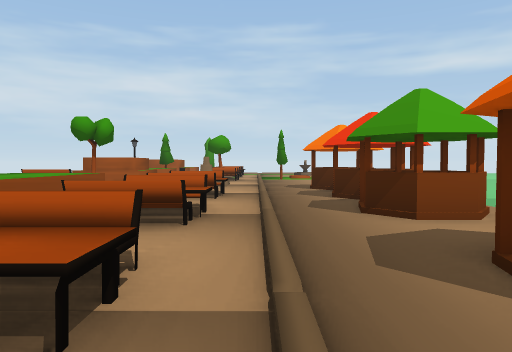
[1] (above)

24 first-person views from a walk through a 3-D level made in the Unity game engine. The camera is 1.3 m above the floor, tilts 2° down and sees 70° across. The floor is counted in squares, 2.37 m on a side. Each view is taken from the middle of a square. On the plan, view 1 faces up. The plan holds only what a view shows up to about 10 squares ahead; the rest is blank. The place goes on beyond the plan. The player is left out. Some animated figures are left out. Some surface patterns are stand-ins.

[2]
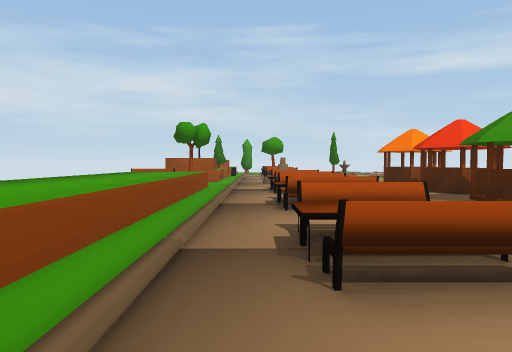

[3]
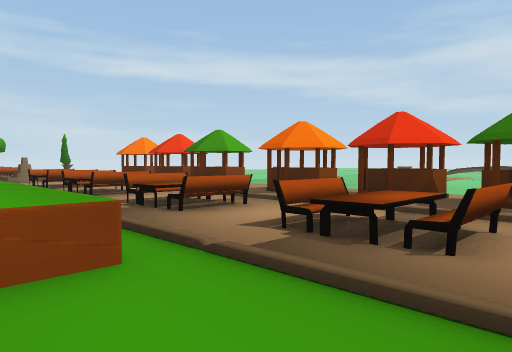

[4]
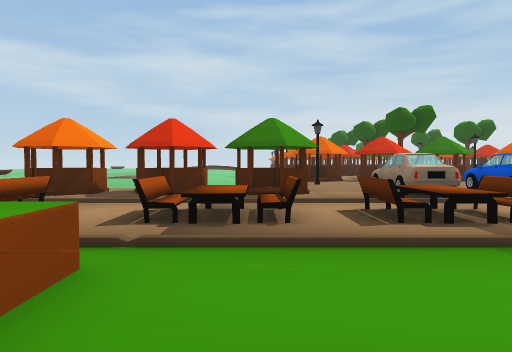

[5]
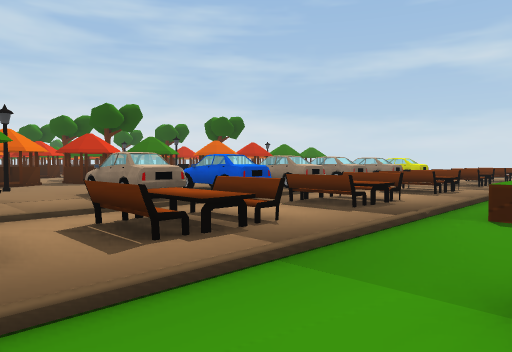

[6]
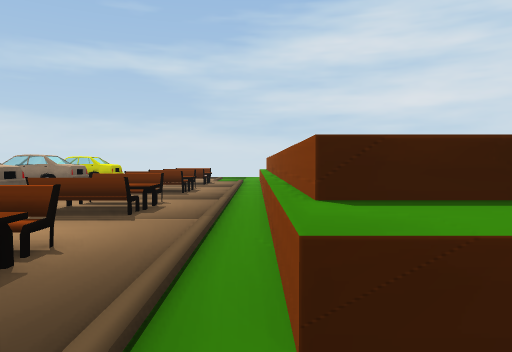

[7]
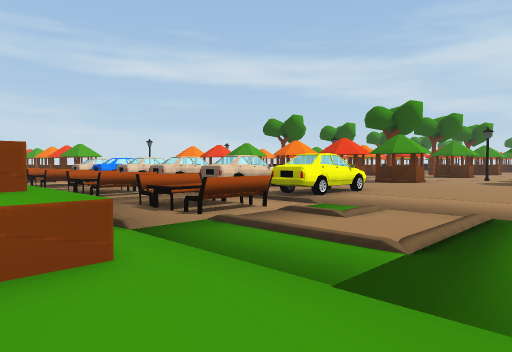

[8]
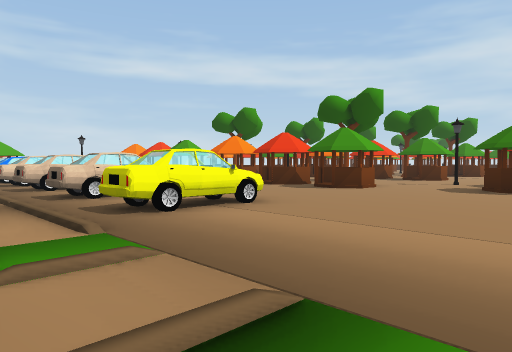

[9]
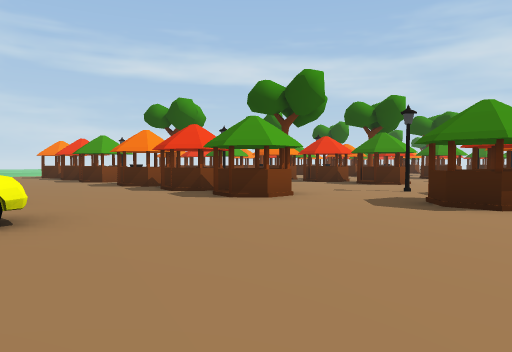

[10]
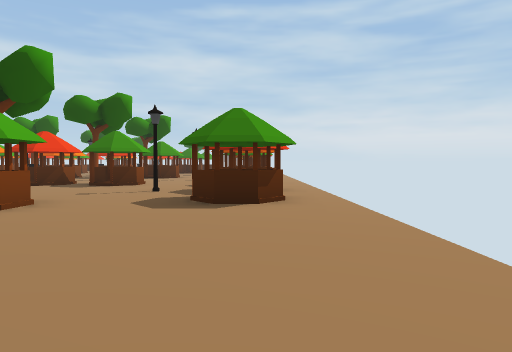

[11]
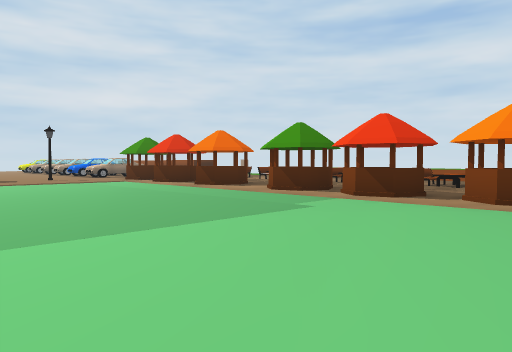

[12]
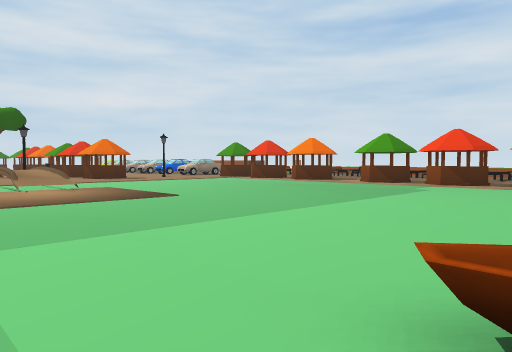

[13]
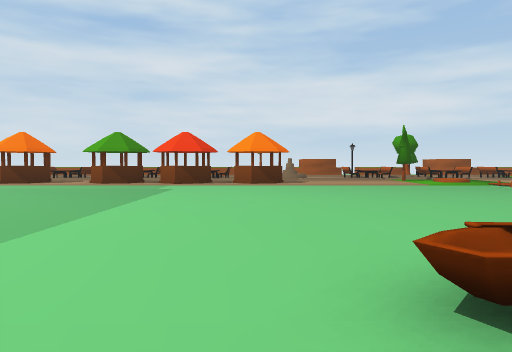

[14]
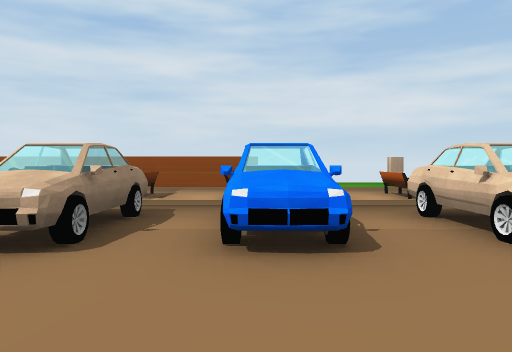

[15]
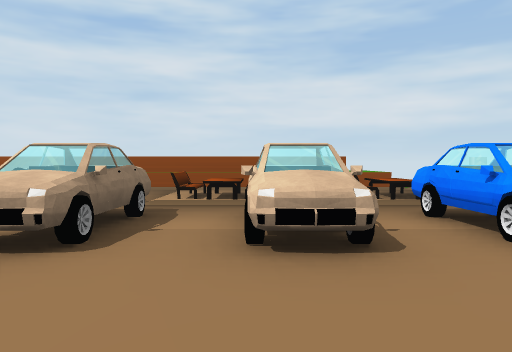

[16]
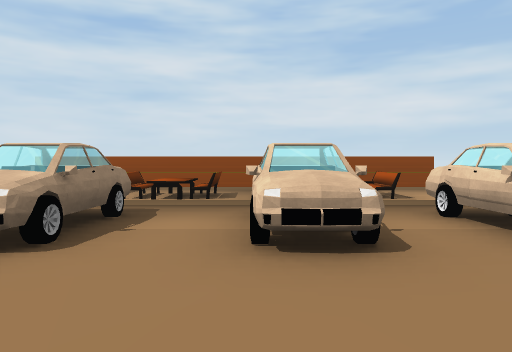

[17]
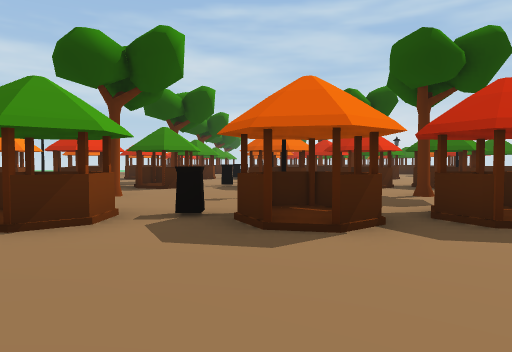

[18]
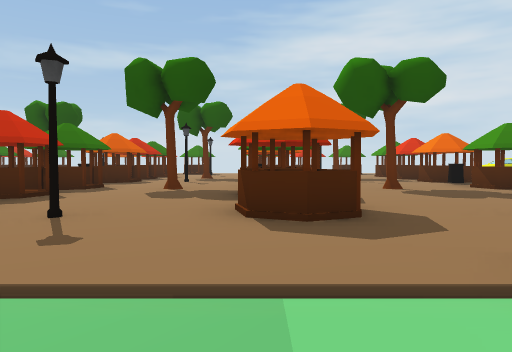

[19]
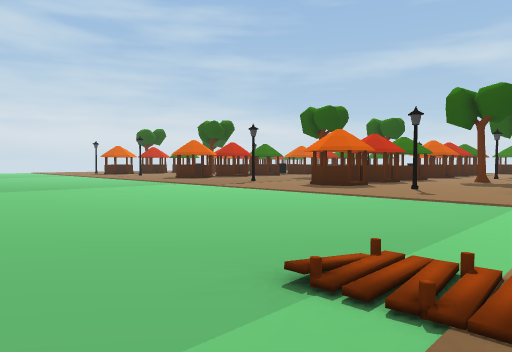

[20]
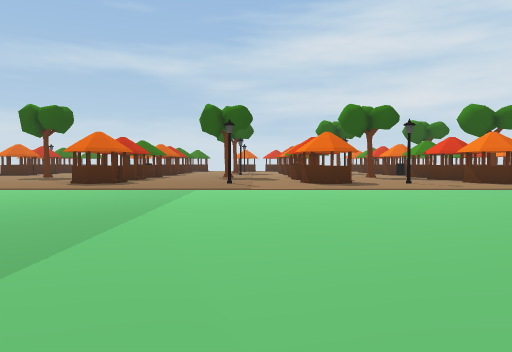

[21]
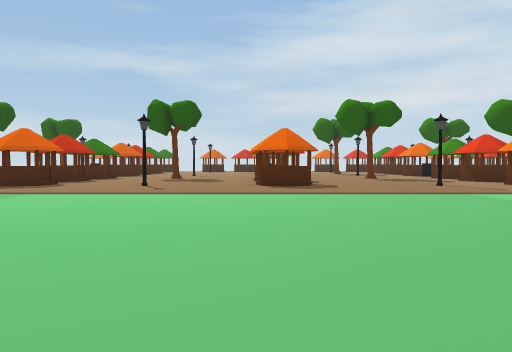

[22]
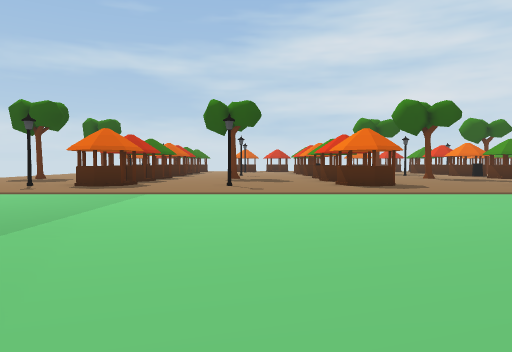

[23]
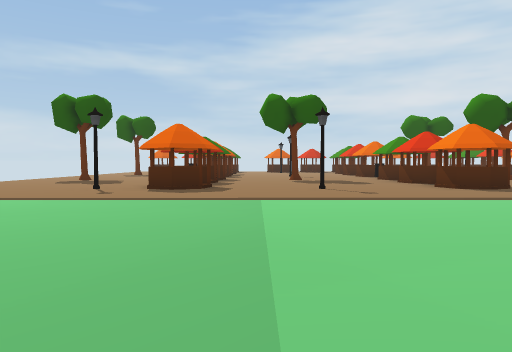

[24]
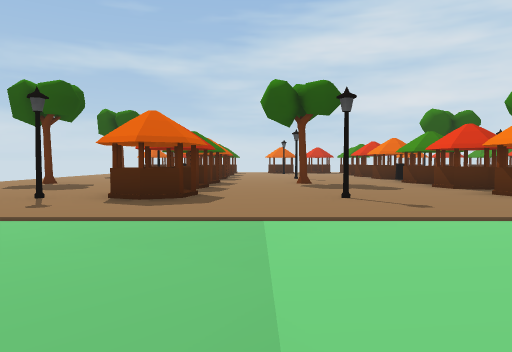

### Floor plan
Key: @ floor where view 1 was taken; # wall or solid block; x gap in a wall; . main floor; : floor 0.25 m higher than the main floor; + floor 0.5 m higher than the main floor; * floor 0.75 m higher than the main floor; - floor 0.75 m lower than the main floor; % floor 1 m higher than the main floor; / step, stairs or slope; = window, fence, low wall or low ledge; ^ raised ledge; F fountain; B bench; T tree; L lamp; A boat; I bin; O other object.
Columns run from 5 left of view 1 to 33 right of it. Each row starts with its distance up from view 1.
  9   ..F/.x........A.
  8 BT...//=..........
  7 ^^^.B/.x..........
  6 ^^^.B/.#-.........     .
  5 ^^^../.x.........     ...   . .
  4 ^^^.B//=............ ..... ......
  3 ^^^.//............................
  2  ^^.B/.=...........................
  1  ^^.B/.#......./...................
  0  ^^..@/#.......%....................
 -1  ^^.B/.#.... ..*.....................
 -2 ....B//=  ..   //....................
 -3  ..../.=..     ............##.........
 -4 .O..B/...L.#= ..#=.L.#=.L..x=..L.:=L...
 -5 ...../OOO...x....x...x.....##.....x....
 -6  ^^.B/.... # ...#=...#     x=.....=....
 -7  #^.B/OOO.. #........#     #......# ...
 -8   #../.....#=.T.##.Tx=     #...T..= .T.
 -9   #.B/OOO...I....I...O
-10   #.+/.....##.L.##. .=
-11   #../OOO...#   ##
-12   #.B/.....##...##
-13   #.B/OOO...#.T..#
-14   #../.....##...##
-15   #.B/OOO...=.....
-16  #^.B/........L...
-17  ^//./.......##.
-18  ..///......######
-19  .................

Where each view was taken, in squares from view 1:
view 1: 0 up, 0 right, facing up
view 2: 1 down, 2 left, facing up
view 3: 3 down, 4 left, facing up-right
view 4: 2 down, 5 left, facing right
view 5: 2 down, 4 left, facing down-right
view 6: 5 down, 3 left, facing down
view 7: 19 down, 4 left, facing up-right
view 8: 19 down, 1 left, facing up-right
view 9: 19 down, 2 right, facing up-right
view 10: 18 down, 2 right, facing right
view 11: 9 up, 8 right, facing down-left
view 12: 9 up, 12 right, facing down-left
view 13: 8 up, 12 right, facing left
view 14: 7 down, 5 right, facing left
view 15: 9 down, 5 right, facing left
view 16: 11 down, 5 right, facing left
view 17: 10 down, 3 right, facing right
view 18: 0 up, 12 right, facing down
view 19: 4 up, 11 right, facing down-right
view 20: 6 up, 18 right, facing down
view 21: 5 up, 23 right, facing down
view 22: 5 up, 25 right, facing down
view 23: 4 up, 27 right, facing down
view 24: 2 up, 27 right, facing down
